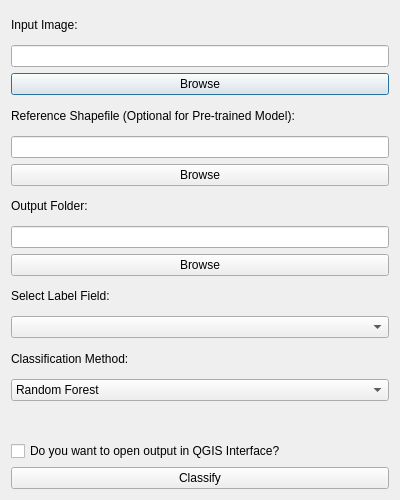
<?xml version="1.0" encoding="UTF-8"?>
<ui version="4.0">
 <class>ClassificationDialog</class>
 <widget class="QDialog" name="ClassificationDialog">
  <property name="geometry">
   <rect>
    <x>0</x>
    <y>0</y>
    <width>400</width>
    <height>500</height>
   </rect>
  </property>
  <property name="windowTitle">
   <string>Supervised Classification</string>
  </property>
  <layout class="QVBoxLayout" name="verticalLayout">
   <item>
    <widget class="QLabel" name="label">
     <property name="text">
      <string>Input Image:</string>
     </property>
    </widget>
   </item>
   <item>
    <widget class="QLineEdit" name="image_path"/>
   </item>
   <item>
    <widget class="QPushButton" name="image_browse_button">
     <property name="text">
      <string>Browse</string>
     </property>
    </widget>
   </item>
   <item>
    <widget class="QLabel" name="label_2">
     <property name="text">
      <string>Reference Shapefile (Optional for Pre-trained Model):</string>
     </property>
    </widget>
   </item>
   <item>
    <widget class="QLineEdit" name="shapefile_path"/>
   </item>
   <item>
    <widget class="QPushButton" name="shapefile_browse_button">
     <property name="text">
      <string>Browse</string>
     </property>
    </widget>
   </item>
   <item>
    <widget class="QLabel" name="label_3">
     <property name="text">
      <string>Output Folder:</string>
     </property>
    </widget>
   </item>
   <item>
    <widget class="QLineEdit" name="output_folder"/>
   </item>
   <item>
    <widget class="QPushButton" name="output_browse_button">
     <property name="text">
      <string>Browse</string>
     </property>
    </widget>
   </item>
   <item>
    <widget class="QLabel" name="label_4">
     <property name="text">
      <string>Select Label Field:</string>
     </property>
    </widget>
   </item>
   <item>
    <widget class="QComboBox" name="label_field_combo"/>
   </item>
   <item>
    <widget class="QLabel" name="label_5">
     <property name="text">
      <string>Classification Method:</string>
     </property>
    </widget>
   </item>
   <item>
    <widget class="QComboBox" name="classification_methods">
      <item>
        <property name="text">
          <string>Random Forest</string>
        </property>
      </item>
      <item>
        <property name="text">
          <string>SVM</string>
        </property>
      </item>
      <item>
        <property name="text">
          <string>KNN</string>
        </property>
      </item>
      <item>
        <property name="text">
          <string>Minimum Distance</string>
        </property>
      </item>
    </widget>
   </item>
   <!-- <item>
    <widget class="QCheckBox" name="use_pretrained_model">
     <property name="text">
      <string>Use Pre-trained Model</string>
     </property>
    </widget>
   </item>
   <item>
    <widget class="QComboBox" name="pretrained_model_path"/>
   </item>
   <item>
    <widget class="QPushButton" name="pretrained_model_browse_button">
     <property name="text">
      <string>Browse</string>
     </property>
    </widget>
   </item> -->
   <item>
    <widget class="QLabel" name="model_info_label"/>
   </item>
   <item>
    <widget class="QCheckBox" name="open_in_qgis">
     <property name="text">
      <string>Do you want to open output in QGIS Interface?</string>
     </property>
    </widget>
   </item>
   <item>
    <widget class="QPushButton" name="classify_button">
     <property name="text">
      <string>Classify</string>
     </property>
    </widget>
   </item>
   <!-- <item>
    <widget class="QPushButton" name="retrain_button">
     <property name="text">
      <string>Re-train Existing Model</string>
     </property>
    </widget>
   </item> -->
  </layout>
 </widget>
 <resources/>
 <connections/>
</ui>
